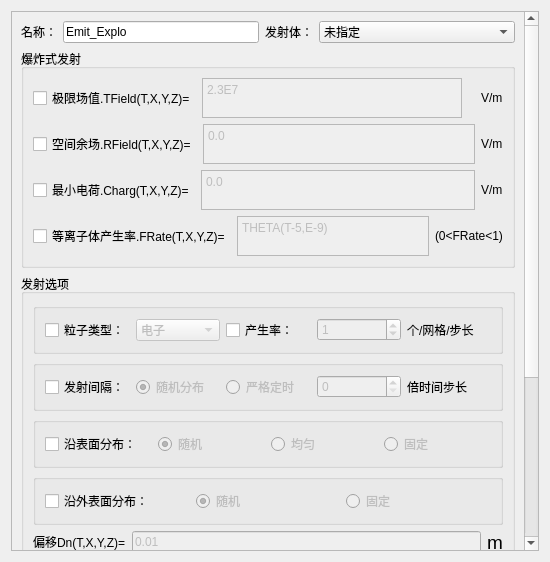
<?xml version="1.0" encoding="UTF-8"?>
<ui version="4.0">
 <class>Dialog_EmeDlg</class>
 <widget class="QDialog" name="Dialog_EmeDlg">
  <property name="windowModality">
   <enum>Qt::ApplicationModal</enum>
  </property>
  <property name="geometry">
   <rect>
    <x>0</x>
    <y>0</y>
    <width>550</width>
    <height>562</height>
   </rect>
  </property>
  <property name="minimumSize">
   <size>
    <width>0</width>
    <height>0</height>
   </size>
  </property>
  <property name="maximumSize">
   <size>
    <width>39200</width>
    <height>64200</height>
   </size>
  </property>
  <property name="windowTitle">
   <string>爆炸式发射</string>
  </property>
  <layout class="QGridLayout" name="gridLayout_10">
   <item row="0" column="0">
    <widget class="QScrollArea" name="scrollArea">
     <property name="widgetResizable">
      <bool>true</bool>
     </property>
     <widget class="QWidget" name="scrollAreaWidgetContents">
      <property name="geometry">
       <rect>
        <x>0</x>
        <y>0</y>
        <width>513</width>
        <height>801</height>
       </rect>
      </property>
      <layout class="QGridLayout" name="gridLayout_9">
       <item row="0" column="0">
        <layout class="QHBoxLayout" name="horizontalLayout_11">
         <item>
          <widget class="QLabel" name="Label_Name">
           <property name="sizePolicy">
            <sizepolicy hsizetype="Fixed" vsizetype="Preferred">
             <horstretch>0</horstretch>
             <verstretch>0</verstretch>
            </sizepolicy>
           </property>
           <property name="text">
            <string>名称：</string>
           </property>
          </widget>
         </item>
         <item>
          <widget class="QLineEdit" name="LineEdit_Name">
           <property name="sizePolicy">
            <sizepolicy hsizetype="Preferred" vsizetype="Fixed">
             <horstretch>0</horstretch>
             <verstretch>0</verstretch>
            </sizepolicy>
           </property>
           <property name="text">
            <string>Emit_Explo</string>
           </property>
          </widget>
         </item>
         <item>
          <widget class="QLabel" name="Label_Shadow">
           <property name="sizePolicy">
            <sizepolicy hsizetype="Fixed" vsizetype="Preferred">
             <horstretch>0</horstretch>
             <verstretch>0</verstretch>
            </sizepolicy>
           </property>
           <property name="text">
            <string>发射体：</string>
           </property>
          </widget>
         </item>
         <item>
          <widget class="StyledComboBox" name="ComboBox_Shadow">
           <property name="enabled">
            <bool>true</bool>
           </property>
           <property name="sizePolicy">
            <sizepolicy hsizetype="Preferred" vsizetype="Fixed">
             <horstretch>0</horstretch>
             <verstretch>0</verstretch>
            </sizepolicy>
           </property>
           <property name="maximumSize">
            <size>
             <width>12000000</width>
             <height>16777215</height>
            </size>
           </property>
           <property name="sizeIncrement">
            <size>
             <width>0</width>
             <height>0</height>
            </size>
           </property>
           <property name="editable">
            <bool>false</bool>
           </property>
           <item>
            <property name="text">
             <string>未指定</string>
            </property>
           </item>
          </widget>
         </item>
        </layout>
       </item>
       <item row="1" column="0">
        <spacer name="verticalSpacer">
         <property name="orientation">
          <enum>Qt::Vertical</enum>
         </property>
         <property name="sizeHint" stdset="0">
          <size>
           <width>20</width>
           <height>40</height>
          </size>
         </property>
        </spacer>
       </item>
       <item row="2" column="0">
        <widget class="QGroupBox" name="groupBox">
         <property name="title">
          <string>爆炸式发射</string>
         </property>
         <layout class="QGridLayout" name="gridLayout_2">
          <item row="2" column="0">
           <layout class="QHBoxLayout" name="horizontalLayout_7">
            <item>
             <widget class="QCheckBox" name="checkBox_RField">
              <property name="text">
               <string>空间余场.RField(T,X,Y,Z)=</string>
              </property>
             </widget>
            </item>
            <item>
             <widget class="QTextBrowser" name="textEdit_RField">
              <property name="enabled">
               <bool>false</bool>
              </property>
              <property name="maximumSize">
               <size>
                <width>16777215</width>
                <height>40</height>
               </size>
              </property>
              <property name="undoRedoEnabled">
               <bool>true</bool>
              </property>
              <property name="readOnly">
               <bool>false</bool>
              </property>
              <property name="html">
               <string>&lt;!DOCTYPE HTML PUBLIC &quot;-//W3C//DTD HTML 4.0//EN&quot; &quot;http://www.w3.org/TR/REC-html40/strict.dtd&quot;&gt;
&lt;html&gt;&lt;head&gt;&lt;meta name=&quot;qrichtext&quot; content=&quot;1&quot; /&gt;&lt;style type=&quot;text/css&quot;&gt;
p, li { white-space: pre-wrap; }
&lt;/style&gt;&lt;/head&gt;&lt;body style=&quot; font-family:'SimSun'; font-size:9pt; font-weight:400; font-style:normal;&quot;&gt;
&lt;p style=&quot; margin-top:0px; margin-bottom:0px; margin-left:0px; margin-right:0px; -qt-block-indent:0; text-indent:0px;&quot;&gt;0.0&lt;/p&gt;&lt;/body&gt;&lt;/html&gt;</string>
              </property>
             </widget>
            </item>
            <item>
             <widget class="QLabel" name="label_4">
              <property name="text">
               <string>&lt;html&gt;&lt;head/&gt;&lt;body&gt;&lt;p&gt;V/m&lt;/p&gt;&lt;/body&gt;&lt;/html&gt;</string>
              </property>
             </widget>
            </item>
           </layout>
          </item>
          <item row="0" column="0">
           <layout class="QHBoxLayout" name="horizontalLayout_6">
            <item>
             <widget class="QCheckBox" name="checkBox_TField">
              <property name="text">
               <string>极限场值.TField(T,X,Y,Z)=</string>
              </property>
             </widget>
            </item>
            <item>
             <widget class="QTextEdit" name="textEdit_TField">
              <property name="enabled">
               <bool>false</bool>
              </property>
              <property name="maximumSize">
               <size>
                <width>16777215</width>
                <height>40</height>
               </size>
              </property>
              <property name="html">
               <string>&lt;!DOCTYPE HTML PUBLIC &quot;-//W3C//DTD HTML 4.0//EN&quot; &quot;http://www.w3.org/TR/REC-html40/strict.dtd&quot;&gt;
&lt;html&gt;&lt;head&gt;&lt;meta name=&quot;qrichtext&quot; content=&quot;1&quot; /&gt;&lt;style type=&quot;text/css&quot;&gt;
p, li { white-space: pre-wrap; }
&lt;/style&gt;&lt;/head&gt;&lt;body style=&quot; font-family:'SimSun'; font-size:9pt; font-weight:400; font-style:normal;&quot;&gt;
&lt;p style=&quot; margin-top:0px; margin-bottom:0px; margin-left:0px; margin-right:0px; -qt-block-indent:0; text-indent:0px;&quot;&gt;2.3E7&lt;/p&gt;&lt;/body&gt;&lt;/html&gt;</string>
              </property>
             </widget>
            </item>
            <item>
             <widget class="QLabel" name="label">
              <property name="text">
               <string/>
              </property>
             </widget>
            </item>
            <item>
             <widget class="QLabel" name="label_2">
              <property name="text">
               <string>&lt;html&gt;&lt;head/&gt;&lt;body&gt;&lt;p&gt;V/m&lt;/p&gt;&lt;/body&gt;&lt;/html&gt;</string>
              </property>
             </widget>
            </item>
           </layout>
          </item>
          <item row="6" column="0">
           <layout class="QHBoxLayout" name="horizontalLayout_10">
            <item>
             <widget class="QCheckBox" name="checkBox_FRate">
              <property name="text">
               <string>等离子体产生率.FRate(T,X,Y,Z)=</string>
              </property>
             </widget>
            </item>
            <item>
             <widget class="QTextEdit" name="textEdit_FRate">
              <property name="enabled">
               <bool>false</bool>
              </property>
              <property name="maximumSize">
               <size>
                <width>16777215</width>
                <height>40</height>
               </size>
              </property>
              <property name="html">
               <string>&lt;!DOCTYPE HTML PUBLIC &quot;-//W3C//DTD HTML 4.0//EN&quot; &quot;http://www.w3.org/TR/REC-html40/strict.dtd&quot;&gt;
&lt;html&gt;&lt;head&gt;&lt;meta name=&quot;qrichtext&quot; content=&quot;1&quot; /&gt;&lt;style type=&quot;text/css&quot;&gt;
p, li { white-space: pre-wrap; }
&lt;/style&gt;&lt;/head&gt;&lt;body style=&quot; font-family:'SimSun'; font-size:9pt; font-weight:400; font-style:normal;&quot;&gt;
&lt;p style=&quot; margin-top:0px; margin-bottom:0px; margin-left:0px; margin-right:0px; -qt-block-indent:0; text-indent:0px;&quot;&gt;THETA(T-5,E-9)&lt;/p&gt;&lt;/body&gt;&lt;/html&gt;</string>
              </property>
             </widget>
            </item>
            <item>
             <widget class="QLabel" name="label_11">
              <property name="text">
               <string>&lt;html&gt;&lt;head/&gt;&lt;body&gt;&lt;p&gt;(0&amp;lt;FRate&amp;lt;1)&lt;/p&gt;&lt;/body&gt;&lt;/html&gt;</string>
              </property>
             </widget>
            </item>
           </layout>
          </item>
          <item row="4" column="0">
           <layout class="QHBoxLayout" name="horizontalLayout_9">
            <item>
             <widget class="QCheckBox" name="checkBox_Charg">
              <property name="text">
               <string>最小电荷.Charg(T,X,Y,Z)=</string>
              </property>
             </widget>
            </item>
            <item>
             <widget class="QTextEdit" name="textEdit_Charg">
              <property name="enabled">
               <bool>false</bool>
              </property>
              <property name="maximumSize">
               <size>
                <width>16777215</width>
                <height>40</height>
               </size>
              </property>
              <property name="html">
               <string>&lt;!DOCTYPE HTML PUBLIC &quot;-//W3C//DTD HTML 4.0//EN&quot; &quot;http://www.w3.org/TR/REC-html40/strict.dtd&quot;&gt;
&lt;html&gt;&lt;head&gt;&lt;meta name=&quot;qrichtext&quot; content=&quot;1&quot; /&gt;&lt;style type=&quot;text/css&quot;&gt;
p, li { white-space: pre-wrap; }
&lt;/style&gt;&lt;/head&gt;&lt;body style=&quot; font-family:'SimSun'; font-size:9pt; font-weight:400; font-style:normal;&quot;&gt;
&lt;p style=&quot; margin-top:0px; margin-bottom:0px; margin-left:0px; margin-right:0px; -qt-block-indent:0; text-indent:0px;&quot;&gt;0.0&lt;/p&gt;&lt;/body&gt;&lt;/html&gt;</string>
              </property>
             </widget>
            </item>
            <item>
             <widget class="QLabel" name="label_10">
              <property name="text">
               <string>&lt;html&gt;&lt;head/&gt;&lt;body&gt;&lt;p&gt;V/m&lt;/p&gt;&lt;/body&gt;&lt;/html&gt;</string>
              </property>
             </widget>
            </item>
           </layout>
          </item>
          <item row="3" column="0">
           <spacer name="verticalSpacer_3">
            <property name="orientation">
             <enum>Qt::Vertical</enum>
            </property>
            <property name="sizeHint" stdset="0">
             <size>
              <width>20</width>
              <height>40</height>
             </size>
            </property>
           </spacer>
          </item>
          <item row="5" column="0">
           <spacer name="verticalSpacer_4">
            <property name="orientation">
             <enum>Qt::Vertical</enum>
            </property>
            <property name="sizeHint" stdset="0">
             <size>
              <width>20</width>
              <height>40</height>
             </size>
            </property>
           </spacer>
          </item>
          <item row="1" column="0">
           <spacer name="verticalSpacer_2">
            <property name="orientation">
             <enum>Qt::Vertical</enum>
            </property>
            <property name="sizeHint" stdset="0">
             <size>
              <width>20</width>
              <height>40</height>
             </size>
            </property>
           </spacer>
          </item>
          <item row="7" column="0">
           <spacer name="verticalSpacer_5">
            <property name="orientation">
             <enum>Qt::Vertical</enum>
            </property>
            <property name="sizeHint" stdset="0">
             <size>
              <width>20</width>
              <height>40</height>
             </size>
            </property>
           </spacer>
          </item>
         </layout>
        </widget>
       </item>
       <item row="3" column="0">
        <widget class="QGroupBox" name="groupBox_2">
         <property name="title">
          <string>发射选项</string>
         </property>
         <layout class="QGridLayout" name="gridLayout_3">
          <item row="2" column="0">
           <layout class="QHBoxLayout" name="horizontalLayout_2">
            <item>
             <widget class="QGroupBox" name="groupBox_7">
              <property name="title">
               <string/>
              </property>
              <property name="flat">
               <bool>true</bool>
              </property>
              <layout class="QGridLayout" name="gridLayout_7">
               <item row="0" column="2">
                <widget class="QRadioButton" name="radioButton_strictTiming">
                 <property name="enabled">
                  <bool>false</bool>
                 </property>
                 <property name="text">
                  <string>严格定时</string>
                 </property>
                </widget>
               </item>
               <item row="0" column="3">
                <widget class="QSpinBox" name="spinBox_timesStep">
                 <property name="enabled">
                  <bool>false</bool>
                 </property>
                </widget>
               </item>
               <item row="0" column="1">
                <widget class="QRadioButton" name="radioButton_random">
                 <property name="enabled">
                  <bool>false</bool>
                 </property>
                 <property name="text">
                  <string>随机分布</string>
                 </property>
                 <property name="checked">
                  <bool>true</bool>
                 </property>
                </widget>
               </item>
               <item row="0" column="0">
                <widget class="QCheckBox" name="checkBox_transmittingInterval">
                 <property name="text">
                  <string>发射间隔：</string>
                 </property>
                </widget>
               </item>
               <item row="0" column="4">
                <widget class="QLabel" name="label_9">
                 <property name="text">
                  <string>倍时间步长</string>
                 </property>
                </widget>
               </item>
              </layout>
             </widget>
            </item>
           </layout>
          </item>
          <item row="8" column="0">
           <layout class="QHBoxLayout" name="horizontalLayout_5">
            <item>
             <widget class="QLabel" name="label_5">
              <property name="text">
               <string>&lt;html&gt;&lt;head/&gt;&lt;body&gt;&lt;p&gt;偏移Dn(T,X,Y,Z)=&lt;/p&gt;&lt;/body&gt;&lt;/html&gt;</string>
              </property>
             </widget>
            </item>
            <item>
             <widget class="QLineEdit" name="LineEdit_Dn">
              <property name="enabled">
               <bool>false</bool>
              </property>
              <property name="text">
               <string>0.01</string>
              </property>
             </widget>
            </item>
            <item>
             <widget class="QLabel" name="label_8">
              <property name="text">
               <string>&lt;html&gt;&lt;head/&gt;&lt;body&gt;&lt;p&gt;&lt;span style=&quot; font-size:14pt;&quot;&gt;m&lt;/span&gt;&lt;/p&gt;&lt;/body&gt;&lt;/html&gt;</string>
              </property>
             </widget>
            </item>
           </layout>
          </item>
          <item row="7" column="0">
           <spacer name="verticalSpacer_9">
            <property name="orientation">
             <enum>Qt::Vertical</enum>
            </property>
            <property name="sizeHint" stdset="0">
             <size>
              <width>20</width>
              <height>40</height>
             </size>
            </property>
           </spacer>
          </item>
          <item row="1" column="0">
           <spacer name="verticalSpacer_7">
            <property name="orientation">
             <enum>Qt::Vertical</enum>
            </property>
            <property name="sizeHint" stdset="0">
             <size>
              <width>20</width>
              <height>40</height>
             </size>
            </property>
           </spacer>
          </item>
          <item row="3" column="0">
           <spacer name="verticalSpacer_6">
            <property name="orientation">
             <enum>Qt::Vertical</enum>
            </property>
            <property name="sizeHint" stdset="0">
             <size>
              <width>20</width>
              <height>40</height>
             </size>
            </property>
           </spacer>
          </item>
          <item row="0" column="0">
           <layout class="QHBoxLayout" name="horizontalLayout_8">
            <item>
             <widget class="QGroupBox" name="groupBox_8">
              <property name="title">
               <string/>
              </property>
              <property name="flat">
               <bool>true</bool>
              </property>
              <layout class="QGridLayout" name="gridLayout_8">
               <item row="0" column="3">
                <widget class="QSpinBox" name="spinBox_generationRate">
                 <property name="enabled">
                  <bool>false</bool>
                 </property>
                 <property name="value">
                  <number>1</number>
                 </property>
                </widget>
               </item>
               <item row="0" column="1">
                <widget class="StyledComboBox" name="ComboBox_particleType">
                 <property name="enabled">
                  <bool>false</bool>
                 </property>
                 <item>
                  <property name="text">
                   <string>电子</string>
                  </property>
                 </item>
                 <item>
                  <property name="text">
                   <string>质子</string>
                  </property>
                 </item>
                </widget>
               </item>
               <item row="0" column="2">
                <widget class="QCheckBox" name="checkBox_generationRate">
                 <property name="text">
                  <string>产生率：</string>
                 </property>
                </widget>
               </item>
               <item row="0" column="0">
                <widget class="QCheckBox" name="checkBox_particleType">
                 <property name="text">
                  <string>粒子类型：</string>
                 </property>
                </widget>
               </item>
               <item row="0" column="4">
                <widget class="QLabel" name="label_7">
                 <property name="text">
                  <string>个/网格/步长</string>
                 </property>
                </widget>
               </item>
              </layout>
             </widget>
            </item>
           </layout>
          </item>
          <item row="5" column="0">
           <spacer name="verticalSpacer_8">
            <property name="orientation">
             <enum>Qt::Vertical</enum>
            </property>
            <property name="sizeHint" stdset="0">
             <size>
              <width>20</width>
              <height>40</height>
             </size>
            </property>
           </spacer>
          </item>
          <item row="6" column="0">
           <layout class="QHBoxLayout" name="horizontalLayout_4">
            <item>
             <widget class="QGroupBox" name="groupBox_5">
              <property name="title">
               <string/>
              </property>
              <property name="flat">
               <bool>true</bool>
              </property>
              <layout class="QGridLayout" name="gridLayout">
               <item row="0" column="1">
                <widget class="QRadioButton" name="radioButton_randommm">
                 <property name="enabled">
                  <bool>false</bool>
                 </property>
                 <property name="text">
                  <string>随机</string>
                 </property>
                 <property name="checked">
                  <bool>true</bool>
                 </property>
                </widget>
               </item>
               <item row="0" column="2">
                <widget class="QRadioButton" name="radioButton_alongOutsideFixed">
                 <property name="enabled">
                  <bool>false</bool>
                 </property>
                 <property name="text">
                  <string>固定</string>
                 </property>
                </widget>
               </item>
               <item row="0" column="0">
                <widget class="QCheckBox" name="checkBox_outSurface">
                 <property name="text">
                  <string>沿外表面分布：</string>
                 </property>
                </widget>
               </item>
              </layout>
             </widget>
            </item>
           </layout>
          </item>
          <item row="4" column="0">
           <layout class="QHBoxLayout" name="horizontalLayout_3">
            <item>
             <widget class="QGroupBox" name="groupBox_6">
              <property name="title">
               <string/>
              </property>
              <property name="flat">
               <bool>true</bool>
              </property>
              <layout class="QGridLayout" name="gridLayout_6">
               <item row="0" column="0">
                <widget class="QCheckBox" name="checkBox_surface">
                 <property name="text">
                  <string>沿表面分布：</string>
                 </property>
                </widget>
               </item>
               <item row="0" column="1">
                <widget class="QRadioButton" name="radioButton_randomm">
                 <property name="enabled">
                  <bool>false</bool>
                 </property>
                 <property name="text">
                  <string>随机</string>
                 </property>
                 <property name="checked">
                  <bool>true</bool>
                 </property>
                </widget>
               </item>
               <item row="0" column="2">
                <widget class="QRadioButton" name="radioButton_uniform">
                 <property name="enabled">
                  <bool>false</bool>
                 </property>
                 <property name="text">
                  <string>均匀</string>
                 </property>
                </widget>
               </item>
               <item row="0" column="3">
                <widget class="QRadioButton" name="radioButton_fixed">
                 <property name="enabled">
                  <bool>false</bool>
                 </property>
                 <property name="text">
                  <string>固定</string>
                 </property>
                </widget>
               </item>
              </layout>
             </widget>
            </item>
           </layout>
          </item>
         </layout>
        </widget>
       </item>
       <item row="4" column="0">
        <widget class="QGroupBox" name="groupBox_4">
         <property name="title">
          <string>发射区域选项</string>
         </property>
         <layout class="QGridLayout" name="gridLayout_4">
          <item row="1" column="0">
           <layout class="QHBoxLayout" name="horizontalLayout_16">
            <item>
             <widget class="QLabel" name="label_18">
              <property name="text">
               <string>&lt;html&gt;&lt;head/&gt;&lt;body&gt;&lt;p&gt;进一步限定发射区域，使不包括下列正交投影型区域&lt;/p&gt;&lt;/body&gt;&lt;/html&gt;</string>
              </property>
             </widget>
            </item>
           </layout>
          </item>
          <item row="3" column="0">
           <layout class="QHBoxLayout" name="horizontalLayout_17">
            <item>
             <widget class="QLabel" name="label_19">
              <property name="text">
               <string>区域1：</string>
              </property>
             </widget>
            </item>
            <item>
             <widget class="StyledComboBox" name="ComboBox_notInclued">
              <property name="sizePolicy">
               <sizepolicy hsizetype="Preferred" vsizetype="Fixed">
                <horstretch>0</horstretch>
                <verstretch>0</verstretch>
               </sizepolicy>
              </property>
              <property name="maximumSize">
               <size>
                <width>16777215</width>
                <height>16777215</height>
               </size>
              </property>
              <item>
               <property name="text">
                <string>不指定</string>
               </property>
              </item>
             </widget>
            </item>
            <item>
             <widget class="QLabel" name="label_20">
              <property name="sizePolicy">
               <sizepolicy hsizetype="Preferred" vsizetype="Preferred">
                <horstretch>0</horstretch>
                <verstretch>0</verstretch>
               </sizepolicy>
              </property>
              <property name="text">
               <string>区域2：</string>
              </property>
             </widget>
            </item>
            <item>
             <widget class="StyledComboBox" name="ComboBox_notIncludedd">
              <property name="sizePolicy">
               <sizepolicy hsizetype="Preferred" vsizetype="Fixed">
                <horstretch>0</horstretch>
                <verstretch>0</verstretch>
               </sizepolicy>
              </property>
              <item>
               <property name="text">
                <string>不指定</string>
               </property>
              </item>
             </widget>
            </item>
           </layout>
          </item>
          <item row="2" column="0">
           <spacer name="verticalSpacer_13">
            <property name="orientation">
             <enum>Qt::Vertical</enum>
            </property>
            <property name="sizeHint" stdset="0">
             <size>
              <width>20</width>
              <height>40</height>
             </size>
            </property>
           </spacer>
          </item>
          <item row="0" column="0">
           <spacer name="verticalSpacer_12">
            <property name="orientation">
             <enum>Qt::Vertical</enum>
            </property>
            <property name="sizeHint" stdset="0">
             <size>
              <width>20</width>
              <height>40</height>
             </size>
            </property>
           </spacer>
          </item>
          <item row="4" column="0">
           <spacer name="verticalSpacer_14">
            <property name="orientation">
             <enum>Qt::Vertical</enum>
            </property>
            <property name="sizeHint" stdset="0">
             <size>
              <width>20</width>
              <height>40</height>
             </size>
            </property>
           </spacer>
          </item>
         </layout>
        </widget>
       </item>
       <item row="5" column="0">
        <widget class="QGroupBox" name="groupBox_3">
         <property name="title">
          <string>发射区域选项</string>
         </property>
         <layout class="QGridLayout" name="gridLayout_5">
          <item row="3" column="0">
           <layout class="QHBoxLayout" name="horizontalLayout_15">
            <item>
             <widget class="QLabel" name="label_17">
              <property name="text">
               <string>区域1：</string>
              </property>
             </widget>
            </item>
            <item>
             <widget class="StyledComboBox" name="ComboBox_included">
              <property name="sizePolicy">
               <sizepolicy hsizetype="Preferred" vsizetype="Fixed">
                <horstretch>0</horstretch>
                <verstretch>0</verstretch>
               </sizepolicy>
              </property>
              <item>
               <property name="text">
                <string>不指定</string>
               </property>
              </item>
             </widget>
            </item>
            <item>
             <widget class="QLabel" name="label_15">
              <property name="sizePolicy">
               <sizepolicy hsizetype="Preferred" vsizetype="Preferred">
                <horstretch>0</horstretch>
                <verstretch>0</verstretch>
               </sizepolicy>
              </property>
              <property name="text">
               <string>区域2：</string>
              </property>
             </widget>
            </item>
            <item>
             <widget class="StyledComboBox" name="ComboBox_includedd">
              <property name="sizePolicy">
               <sizepolicy hsizetype="Preferred" vsizetype="Fixed">
                <horstretch>0</horstretch>
                <verstretch>0</verstretch>
               </sizepolicy>
              </property>
              <item>
               <property name="text">
                <string>不指定</string>
               </property>
              </item>
             </widget>
            </item>
           </layout>
          </item>
          <item row="1" column="0">
           <layout class="QHBoxLayout" name="horizontalLayout_14">
            <item>
             <widget class="QLabel" name="label_16">
              <property name="text">
               <string>&lt;html&gt;&lt;head/&gt;&lt;body&gt;&lt;p&gt;进一步限定发射区域，使包括下列正交投影型区域&lt;/p&gt;&lt;/body&gt;&lt;/html&gt;</string>
              </property>
             </widget>
            </item>
           </layout>
          </item>
          <item row="0" column="0">
           <spacer name="verticalSpacer_15">
            <property name="orientation">
             <enum>Qt::Vertical</enum>
            </property>
            <property name="sizeHint" stdset="0">
             <size>
              <width>20</width>
              <height>40</height>
             </size>
            </property>
           </spacer>
          </item>
          <item row="2" column="0">
           <spacer name="verticalSpacer_16">
            <property name="orientation">
             <enum>Qt::Vertical</enum>
            </property>
            <property name="sizeHint" stdset="0">
             <size>
              <width>20</width>
              <height>40</height>
             </size>
            </property>
           </spacer>
          </item>
          <item row="4" column="0">
           <spacer name="verticalSpacer_17">
            <property name="orientation">
             <enum>Qt::Vertical</enum>
            </property>
            <property name="sizeHint" stdset="0">
             <size>
              <width>20</width>
              <height>40</height>
             </size>
            </property>
           </spacer>
          </item>
         </layout>
        </widget>
       </item>
       <item row="6" column="0">
        <layout class="QHBoxLayout" name="horizontalLayout_18">
         <item>
          <widget class="QPushButton" name="pb_ok">
           <property name="text">
            <string>确定</string>
           </property>
          </widget>
         </item>
         <item>
          <widget class="QPushButton" name="pb_cancel">
           <property name="text">
            <string>取消</string>
           </property>
          </widget>
         </item>
        </layout>
       </item>
       <item row="7" column="0">
        <spacer name="verticalSpacer_18">
         <property name="orientation">
          <enum>Qt::Vertical</enum>
         </property>
         <property name="sizeHint" stdset="0">
          <size>
           <width>20</width>
           <height>40</height>
          </size>
         </property>
        </spacer>
       </item>
      </layout>
     </widget>
    </widget>
   </item>
  </layout>
 </widget>
 <customwidgets>
  <customwidget>
   <class>StyledComboBox</class>
   <extends>QComboBox</extends>
   <header>StyledComboBox.h</header>
  </customwidget>
 </customwidgets>
 <tabstops>
  <tabstop>pb_ok</tabstop>
  <tabstop>pb_cancel</tabstop>
  <tabstop>LineEdit_Name</tabstop>
  <tabstop>ComboBox_Shadow</tabstop>
  <tabstop>checkBox_TField</tabstop>
  <tabstop>textEdit_TField</tabstop>
  <tabstop>checkBox_RField</tabstop>
  <tabstop>textEdit_RField</tabstop>
  <tabstop>checkBox_Charg</tabstop>
  <tabstop>textEdit_Charg</tabstop>
  <tabstop>checkBox_FRate</tabstop>
  <tabstop>textEdit_FRate</tabstop>
  <tabstop>checkBox_particleType</tabstop>
  <tabstop>ComboBox_particleType</tabstop>
  <tabstop>checkBox_generationRate</tabstop>
  <tabstop>spinBox_generationRate</tabstop>
  <tabstop>checkBox_transmittingInterval</tabstop>
  <tabstop>radioButton_random</tabstop>
  <tabstop>radioButton_strictTiming</tabstop>
  <tabstop>spinBox_timesStep</tabstop>
  <tabstop>checkBox_surface</tabstop>
  <tabstop>radioButton_randomm</tabstop>
  <tabstop>radioButton_uniform</tabstop>
  <tabstop>radioButton_fixed</tabstop>
  <tabstop>checkBox_outSurface</tabstop>
  <tabstop>radioButton_randommm</tabstop>
  <tabstop>radioButton_alongOutsideFixed</tabstop>
  <tabstop>LineEdit_Dn</tabstop>
  <tabstop>ComboBox_notInclued</tabstop>
  <tabstop>ComboBox_notIncludedd</tabstop>
  <tabstop>ComboBox_included</tabstop>
  <tabstop>ComboBox_includedd</tabstop>
  <tabstop>scrollArea</tabstop>
 </tabstops>
 <resources/>
 <connections/>
</ui>
